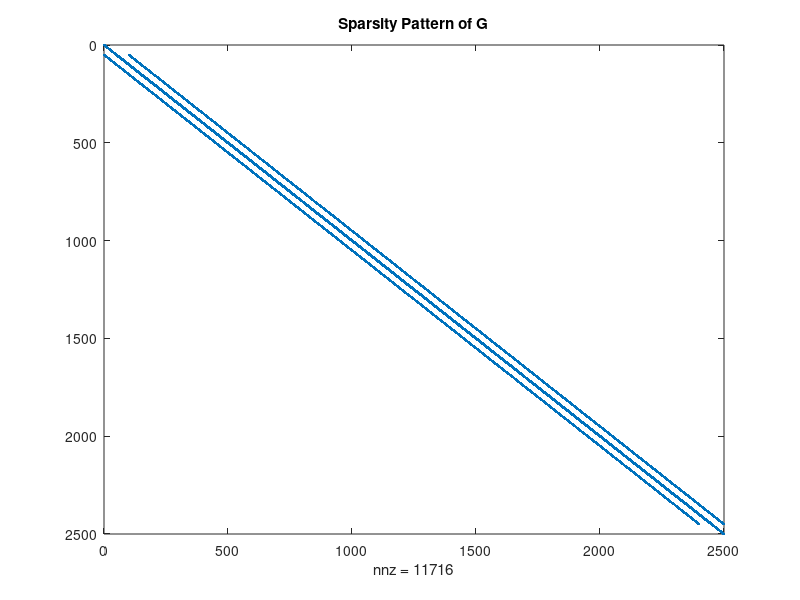
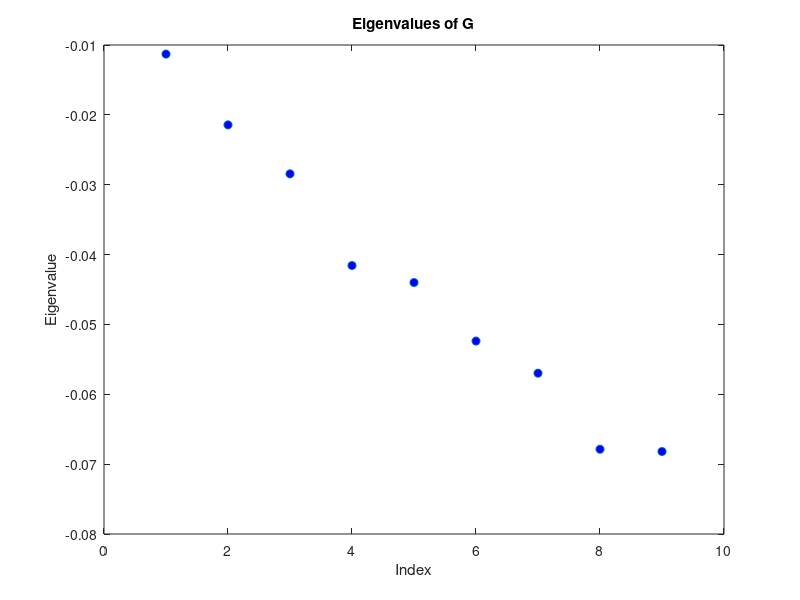
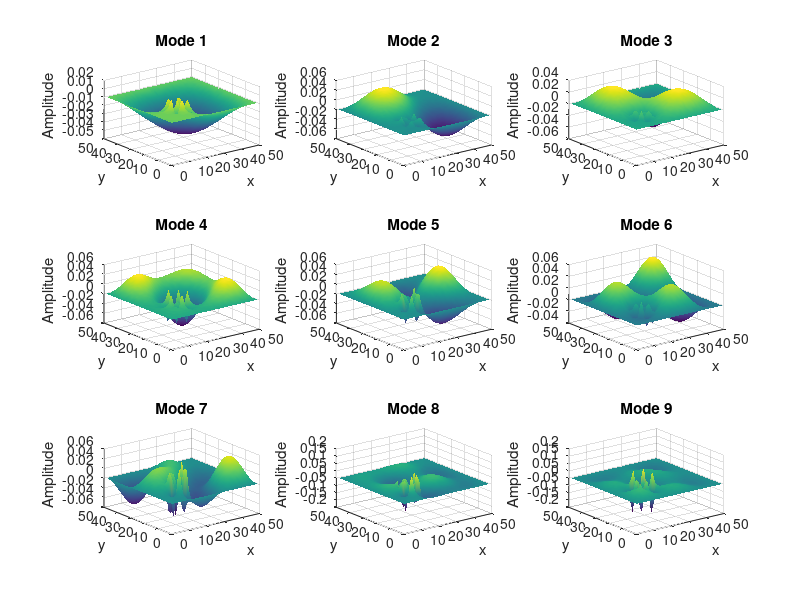

The MATLAB script that drew these images, in order: (Note: this script raises an error after producing the figures.)
clear; clc;
nx = 50; % Number of grid points in x-direction
ny = 50; % Number of grid points in y-direction
N = nx * ny; % Total number of nodes

%viii. Change nx and ny so they are not equal. What occurs?
%=========== Modified
% nx = 60; % Change nx to be different from ny
% ny = 40; 
% N = nx * ny;  
% The modes stretch in the longer direction.
% The eigenvalues change, since the spatial resolution is different
%===========



G = sparse(N, N); % Initialize sparse matrix G

% Apply boundary conditions (BCs)
for i = 1:nx
    for j = 1:ny
        m = j + (i - 1) * ny; % Mapping (i,j) -> m
        
        if i == 1 || i == nx || j == 1 || j == ny  % Boundary nodes
            G(m, m) = 1; % Set diagonal to 1
        else
            % Bulk node finite difference equation
            mxp = j + ((i + 1) - 1) * ny; % (i+1, j)
            mxm = j + ((i - 1) - 1) * ny; % (i-1, j)
            myp = (j + 1) + (i - 1) * ny; % (i, j+1)
            mym = (j - 1) + (i - 1) * ny; % (i, j-1)

            %G(m, m) = -2;   % Center coefficient
            % Lowers the effective index in the region
            % Modes concentrate in the modified area
            % Simulates a lower refractive index
            % Analogous to a weaker potential well in quantum mechanics

            if i > 10 && i < 20 && j > 10 && j < 20
                G(m, m) = -2; % Change diagonal value inside region
            else
                G(m, m) = -4; % Default diagonal value
            end
            G(m, mxp) = 1;  % Right neighbor
            G(m, mxm) = 1;  % Left neighbor
            G(m, myp) = 1;  % Top neighbor
            G(m, mym) = 1;  % Bottom neighbor
        end
    end
end

% Plot the sparsity pattern of G
figure;
spy(G);
title('Sparsity Pattern of G');


% ======== Single figures 
% % Compute the 9 smallest eigenvalues and eigenvectors
% [E, D] = eigs(G, 9, 'SM'); 
% 
% % Step (vi): Plot eigenvalues
% figure;
% plot(diag(D), 'o', 'MarkerFaceColor', 'b');
% title('Eigenvalues of G');
% xlabel('Index');
% ylabel('Eigenvalue');
% 
% % Step (vii): Plot eigenvectors as 2D mode shapes
% for k = 1:9
%     modeShape = reshape(E(:, k), ny, nx); % Reshape eigenvector into (nx, ny) grid
% 
%     figure;
%     surf(modeShape);
%     shading interp;
%     title(['Mode ', num2str(k)]);
%     xlabel('x');
%     ylabel('y');
%     zlabel('Amplitude');
% end


% Compute the 9 smallest eigenvalues and eigenvectors
[E, D] = eigs(G, 9, 'SM'); 

% Step (vi): Plot eigenvalues
figure;
plot(diag(D), 'o', 'MarkerFaceColor', 'b');
title('Eigenvalues of G');
xlabel('Index');
ylabel('Eigenvalue');

% Step (vii): Plot all 9 eigenvectors in a single figure
figure;
for k = 1:9
    modeShape = reshape(E(:, k), ny, nx); % Reshape eigenvector into (nx, ny) grid
    
    subplot(3, 3, k); % Arrange in 3x3 grid
    surf(modeShape);
    shading interp;
    title(['Mode ', num2str(k)]);
    xlabel('x');
    ylabel('y');
    zlabel('Amplitude');
end
sgtitle('All 9 Mode Shapes');
